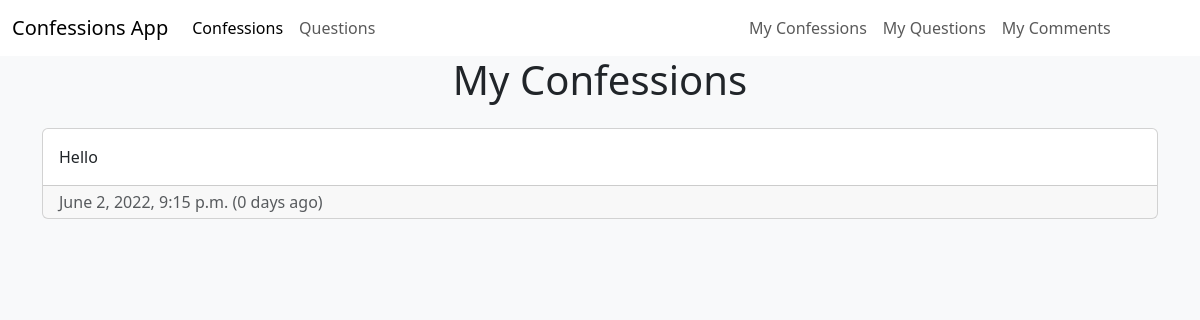
The app's page /myconfessions (signed in), older data.
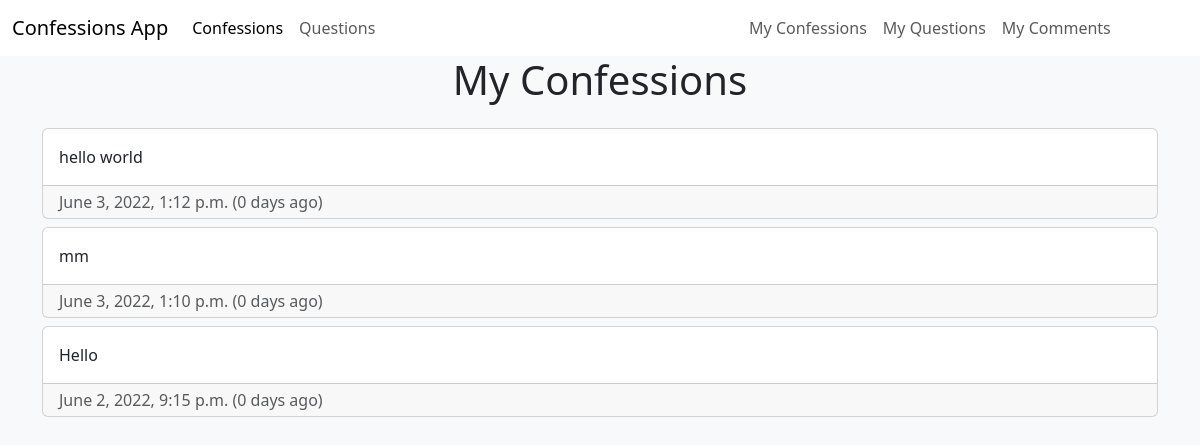
The same page, newer data.
### ConfessionsApp/models.py (models this page shows, shortened)
class Confession(models.Model):
    body = models.CharField(max_length=666)
    date = models.DateTimeField(auto_now_add=True)
    owner = models.ForeignKey(User, on_delete=models.CASCADE)
    edited = models.BooleanField(default=False)
    edited_date = models.DateTimeField(auto_now=True, blank=True, null=True)
    @property
    def num_days_ago(self):
        today= timezone.now()
        return (today - self.date).days

### ConfessionsApp/views.py (the view)
# urls.py: path("myconfessions", views.userConfessions, name="myconfessions"),
@login_required
def userConfessions(request):
    user = request.user
    confessions = Confession.objects.filter(owner=user).order_by("-date")
    context = {
        'confessions' : confessions
    }
    return render(request, 'ConfessionsApp/userConfessions.html', context=context)

### ConfessionsApp/templates/ConfessionsApp/userConfessions.html (shortened to what this page needs)
{%extends 'ConfessionsApp/base.html'%}
{%block content%}
  {%load bootstrap_icons%}
  <h1 class="text-center">My Confessions</h1>
  <div class="container mt-4">
  {%for Confession in confessions%}
      <div class="card mt-2 mb-2">
          <span class="card-body">{{Confession.body}}</span>
          <div class="card-footer py-1 submission-footer text-muted">
            <span class="card-text">
              {{Confession.date}}
              {%if Confession.num_days_ago != 1%}
                ({{Confession.num_days_ago}} days ago)
              {%else%}
              ({{Confession.num_days_ago}} day ago)
              {%endif%}
            </span>
          </div>
        </div>
    {%empty%}
      <p>You have posted no confessions</p>
    {%endfor%}
  </div>
{%endblock content%}

Row changes from the older to the newer data that the page shows:
added Confession: body "hello world", date "June 3, 2022, 1:12 p.m.", num_days_ago "0"
added Confession: body "mm", date "June 3, 2022, 1:10 p.m.", num_days_ago "0"
